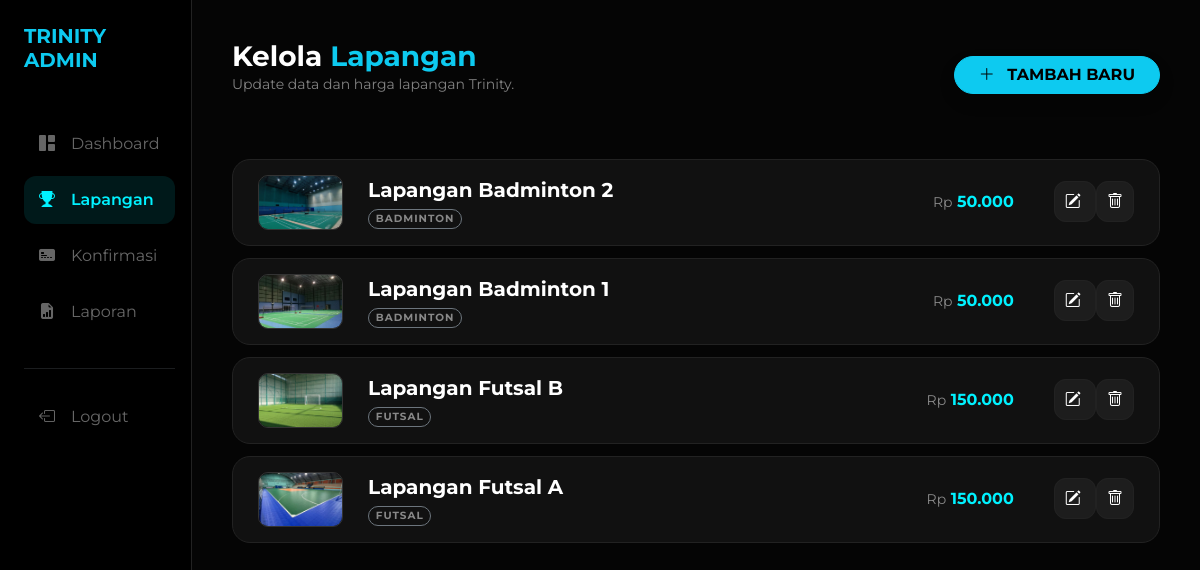
Screenshot of /admin/lapangan.php (signed in) with the database file from the repository.
### tables this page shows
CREATE TABLE `lapangan` (
  `id_lapangan` int(11) NOT NULL,
  `nama_lapangan` varchar(50) NOT NULL,
  `jenis` enum('futsal','badminton') NOT NULL,
  `harga_per_jam` int(11) NOT NULL,
  `foto` varchar(255) DEFAULT NULL
);

### admin/lapangan.php (the view, shortened to what this page needs)
<?php
require '../config/database.php';
?>
<!DOCTYPE html>
<html lang="id">
<head>
    <link href="https://cdn.jsdelivr.net/npm/bootstrap@5.3.0/dist/css/bootstrap.min.css" rel="stylesheet">
    <link rel="stylesheet" href="https://cdn.jsdelivr.net/npm/bootstrap-icons@1.11.1/font/bootstrap-icons.css">
</head>
<body>
<div class="sidebar-admin p-4">
    <h5 class="fw-bold text-info mb-5">TRINITY ADMIN</h5>
    <div class="nav flex-column">
        <a href="dashboard.php" class="nav-link mb-2">
            <i class="bi bi-grid-1x2-fill me-3"></i> Dashboard
        </a>
        <a href="lapangan.php" class="nav-link active mb-2">
            <i class="bi bi-trophy-fill me-3"></i> Lapangan
        </a>
        <a href="konfirmasi.php" class="nav-link mb-2 justify-content-between">
            <div class="d-flex align-items-center">
                <i class="bi bi-credit-card-2-front-fill me-3"></i> Konfirmasi
            </div>
        </a>
        <a href="laporan.php" class="nav-link mb-2">
            <i class="bi bi-file-earmark-bar-graph-fill me-3"></i> Laporan
        </a>
        <hr class="border-secondary my-4">
        <a href="logout_admin.php" class="nav-link text-danger">
        <i class="bi bi-box-arrow-left me-3"></i> Logout
        </a>
    </div>
</div>
<div class="main-content">
    <div class="d-flex justify-content-between align-items-center mb-5">
        <div>
            <h3 class="fw-bold text-white mb-0">Kelola <span class="text-info">Lapangan</span></h3>
            <p class="text-white-50 small">Update data dan harga lapangan Trinity.</p>
        </div>
        <button class="btn btn-info px-4 fw-bold rounded-pill shadow" data-bs-toggle="modal" data-bs-target="#modalTambah">
            <i class="bi bi-plus-lg me-2"></i> TAMBAH BARU
        </button>
    </div>
    <div class="list-container">
        <?php
        $query = mysqli_query($conn, "SELECT * FROM lapangan ORDER BY id_lapangan DESC");
        while($row = mysqli_fetch_assoc($query)):
        ?>
        <div class="list-row">
            <img src="../assets/images/<?= $row['foto']; ?>" class="img-list">
            <div class="info-name">
                <div class="fw-bold text-white fs-5"><?= $row['nama_lapangan']; ?></div>
                <span class="badge rounded-pill border border-secondary text-uppercase text-white-50" style="font-size: 0.65rem; letter-spacing: 1px;">
                    <?= $row['jenis']; ?>
                </span>
            </div>
            <div class="info-price">
                <span class="small text-white-50 fw-normal">Rp</span> <?= number_format($row['harga_per_jam'], 0, ',', '.'); ?>
            </div>
            <div class="actions">
                <a href="edit_lapangan.php?id=<?= $row['id_lapangan']; ?>" class="btn-action btn-edit text-decoration-none">
                    <i class="bi bi-pencil-square"></i>
                </a>
                <a href="?hapus=<?= $row['id_lapangan']; ?>" class="btn-action btn-del text-decoration-none" onclick="return confirm('Hapus lapangan ini?')">
                    <i class="bi bi-trash"></i>
                </a>
            </div>
        </div>
        <?php endwhile; ?>
    </div>
</div>
</body>
</html>

### admin/lapangan.php (style rules this page uses)
body { background-color: #050505; color: white; font-family: 'Montserrat', sans-serif; overflow-x: hidden; }
.sidebar-admin { background: #000; min-height: 100vh; border-right: 1px solid #222; position: fixed; width: 16%; z-index: 100; }
.nav-link { color: rgba(255, 255, 255, 0.4) !important; transition: all 0.3s cubic-bezier(0.4, 0, 0.2, 1); padding: 12px 15px; border-radius: 12px; margin-bottom: 5px; text-decoration: none; display: flex; align-items: center; }
.nav-link.active { color: #00f2ff !important; background: rgba(0, 242, 255, 0.1); font-weight: 600; }
.main-content { margin-left: 16%; padding: 40px; animation: fadeIn 0.8s ease-out; }
.list-row { background: #111; border: 1px solid #222; border-radius: 18px; margin-bottom: 12px; padding: 15px 25px; display: flex; align-items: center; transition: 0.4s cubic-bezier(0.175, 0.885, 0.32, 1.275); }
.img-list { width: 85px; height: 55px; object-fit: cover; border-radius: 10px; margin-right: 25px; border: 1px solid #333; }
.info-name { flex: 2; }
.info-price { flex: 1; color: #00f2ff; font-weight: 700; text-align: right; margin-right: 40px; }
.btn-action { padding: 10px; border-radius: 12px; transition: 0.3s; background: rgba(255,255,255,0.05); border: 1px solid #222; color: white; }

### rows the page displays
lapangan: foto (picture), nama_lapangan "Lapangan Badminton 2", jenis "BADMINTON", harga_per_jam "50.000"
lapangan: foto (picture), nama_lapangan "Lapangan Badminton 1", jenis "BADMINTON", harga_per_jam "50.000"
lapangan: foto (picture), nama_lapangan "Lapangan Futsal B", jenis "FUTSAL", harga_per_jam "150.000"
lapangan: foto (picture), nama_lapangan "Lapangan Futsal A", jenis "FUTSAL", harga_per_jam "150.000"
